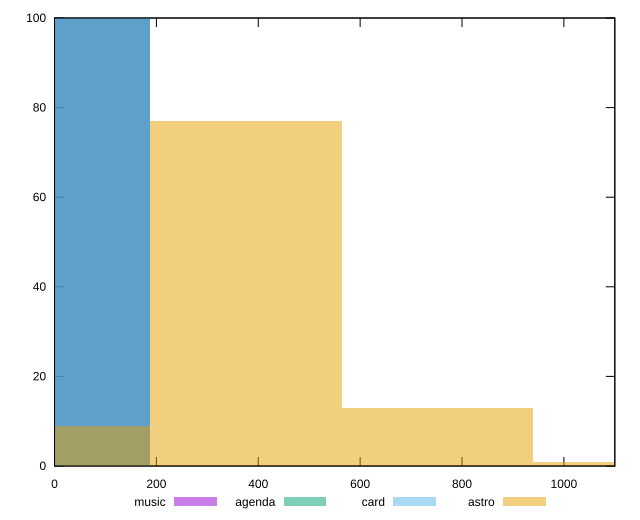

The gnuplot source for this figure:
reset

$music <<EOF
0 100
EOF

$agenda <<EOF
0 100
EOF

$card <<EOF
0 100
EOF

$astro <<EOF
375.72232485735674 77
0 9
751.4446497147135 13
1127.16697457207 1
EOF

set key outside below
set boxwidth 375.72232485735674
set xrange [0:1100]
set yrange [0:100]
set trange [0:100]
set style fill transparent solid 0.5 noborder
set terminal svg size 640, 520 enhanced background rgb 'white'
set output "reports/report_00028_2021-02-24T12-49-42.674Z/unused-css-rules/comparison/histogram/all_raw.svg"

plot $music title "music" with boxes, \
     $agenda title "agenda" with boxes, \
     $card title "card" with boxes, \
     $astro title "astro" with boxes

reset
